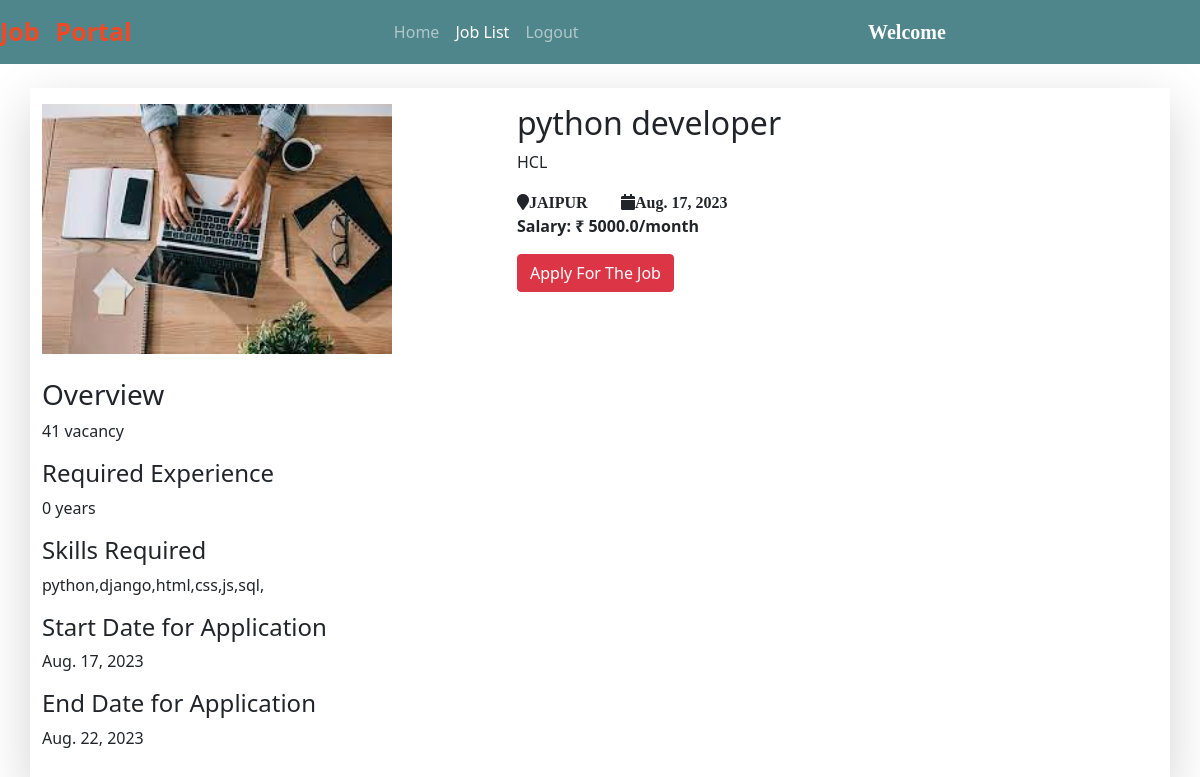
The app's page /job_detail/11/ with its own data.
### jobs/models.py (models this page shows, shortened)
class Job(models.Model):
    company = models.ForeignKey(Company, on_delete=models.CASCADE)
    start_date = models.DateField()
    end_date = models.DateField()
    title = models.CharField(max_length=200)
    salary = models.FloatField()
    image = models.ImageField(upload_to="")
    description = models.TextField(max_length=400)
    experience = models.CharField(max_length=100)
    location = models.CharField(max_length=100)
    skills = models.CharField(max_length=200)
    creation_date = models.DateField()

class Company(models.Model):
    user = models.ForeignKey(User, on_delete=models.CASCADE)
    phone = models.CharField(max_length=10)
    image = models.ImageField(upload_to="")
    gender = models.CharField(max_length=10)
    type = models.CharField(max_length=15)
    status = models.CharField(max_length=20)
    company_name = models.CharField(max_length=100)

### jobs/views.py (the view)
# urls.py: path("job_detail/<int:myid>/", views.job_detail, name="job_detail"),
def job_detail(request, myid):
    job = Job.objects.get(id=myid)
    return render(request, "job_detail.html", {'job':job})

### jobs/templates/job_detail.html (shortened to what this page needs)
{% extends 'user_navbar.html' %}
{% block job_list %} active {% endblock %}
{% block body %}
<div class="container mt-4 shadow-lg py-3 mb-4">
<div class="row">
    <div class="col-md-5">
        <img src="{{job.image.url}}" alt="" width="350px" height="250px">
    </div>
    <div class="col-md-6">
        <h2>{{job.title}}</h2>
        <p>{{job.company.company_name}}</p>
        <i class="fa fa-map-marker">{{job.location}}</i>&nbsp;&nbsp;&nbsp;&nbsp;&nbsp;&nbsp;&nbsp;
        <i class="fa fa-calendar">{{job.creation_date}}</i>
        <br>
        <strong>Salary: ₹ {{job.salary}}/month</strong>
        <div class="mt-3">
            <a href="/job_apply/{{job.id}}/" class="btn btn-danger">Apply For The Job</a>
        </div>
    </div>
</div>
<div class="mt-4">
    <h3>Overview</h3>
    <p>{{job.description}}</p>
    <h4>Required Experience</h4>
    <p>{{job.experience}} years</p>
    <h4>Skills Required</h4>
    <p>{{job.skills}}</p>
    <h4>Start Date for Application</h4>
    <p>{{job.start_date}}</p>
    <h4>End Date for Application</h4>
    <p>{{job.end_date}}</p>
</div>
</div>
{% endblock %}

### jobs/templates/user_navbar.html (shortened to what this page needs)
<!doctype html>
<html lang="en">
<head>
  <link href="https://cdn.jsdelivr.net/npm/bootstrap@5.0.2/dist/css/bootstrap.min.css" rel="stylesheet"
>
  <link rel="stylesheet" href="https://cdnjs.cloudflare.com/ajax/libs/font-awesome/5.15.3/css/all.min.css">
</head>
<body>
  <nav class="navbar navbar-expand-lg navbar-dark sticky-top">
      <a class="navbar-brand" href="/"><span class="head2">Job</span></a>
      <a class="navbar-brand" href="#"><span class="head2">Portal</span></a>
      <div class="container w-50">
        <div class="collapse navbar-collapse" id="navbarSupportedContent">
          <ul class="navbar-nav me-auto mb-2 mb-lg-0">
            <li class="nav-item">
              <a class="nav-link {% block home %}{% endblock %}" aria-current="page" href="/user_homepage/">Home</a>
            </li>
            <li class="nav-item">
              <a class="nav-link {% block job_list %}{% endblock %}" href="/all_jobs/">Job List</a>
            </li>
            <li class="nav-item">
              <a class="nav-link" href="/logout/">Logout</a>
            </li>
          </ul>
          <a class="navbar-brand" style="font-weight: bold; font-family: 'Times New Roman', Times, serif;"
            href="#">Welcome {{request.user.get_full_name}}</a>
        </div>
      </div>
  </nav>
  {% block body %}
  {% endblock %}
</body>
</html>
</html>

### jobs/templates/user_navbar.html (style rules this page uses)
.navbar { background-color: #4f868c; }
.head2 { color: #EF4926; font-size: 25px; font-weight: bold; }

### records on screen
Job: image (picture), title "python developer", company.company_name "HCL", location "JAIPUR", creation_date "Aug. 17, 2023", salary "5000.0", description "41 vacancy", experience "0", skills "python,django,html,css,js,sql,", start_date "Aug. 17, 2023", end_date "Aug. 22, 2023"
